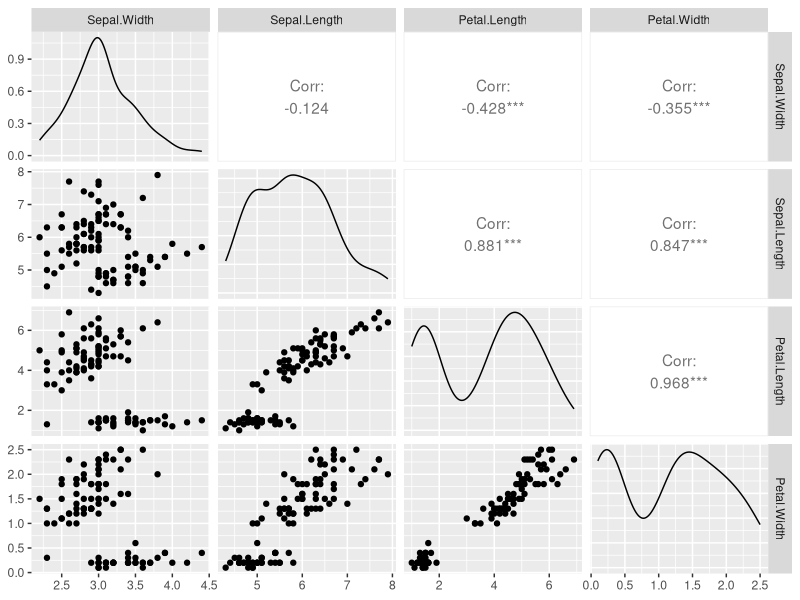
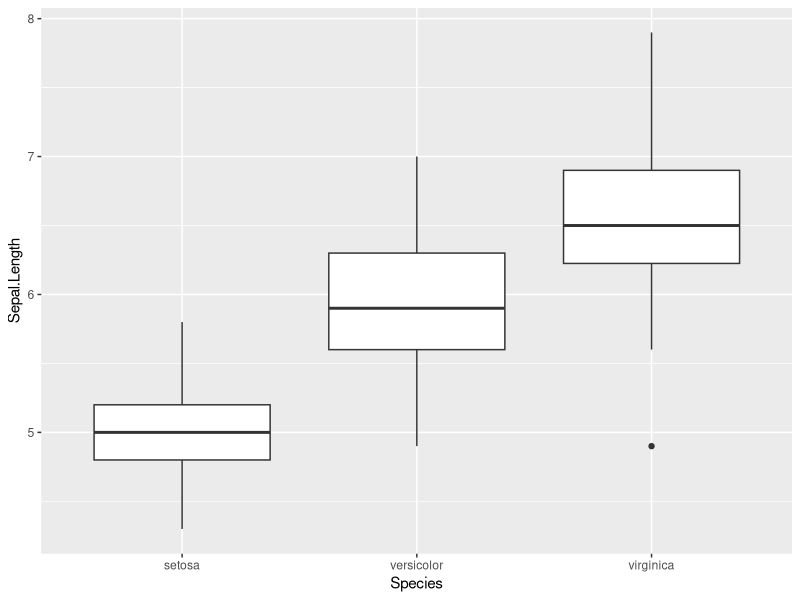
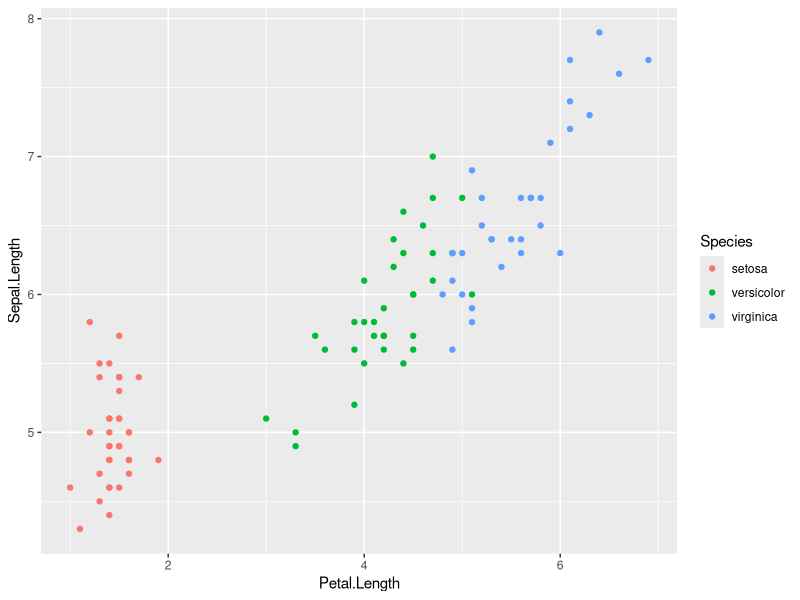
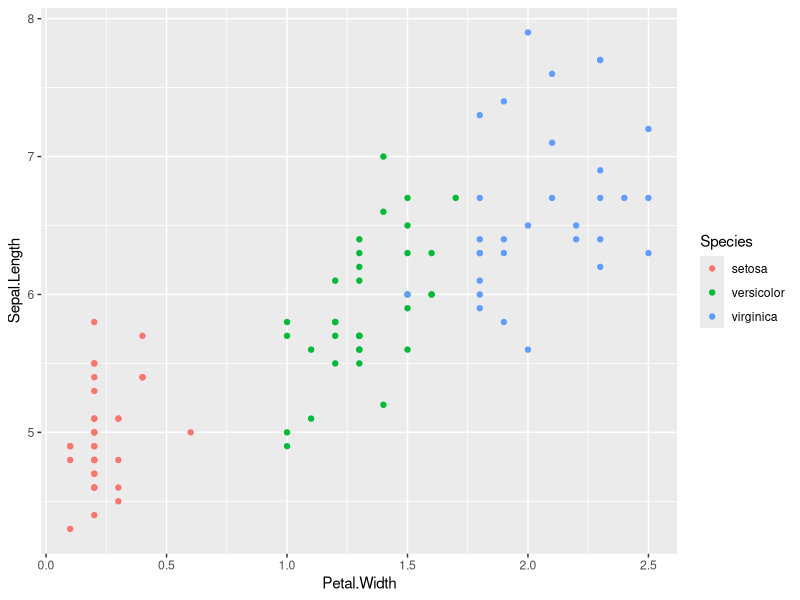
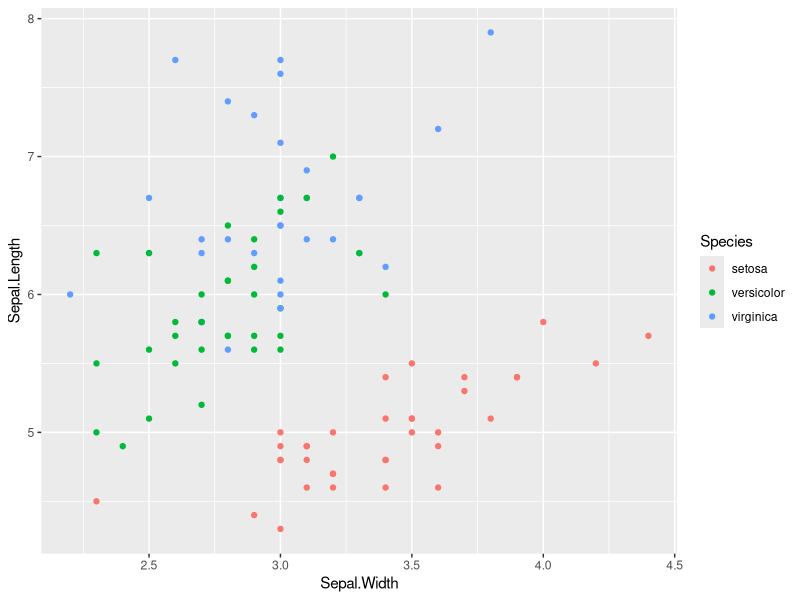
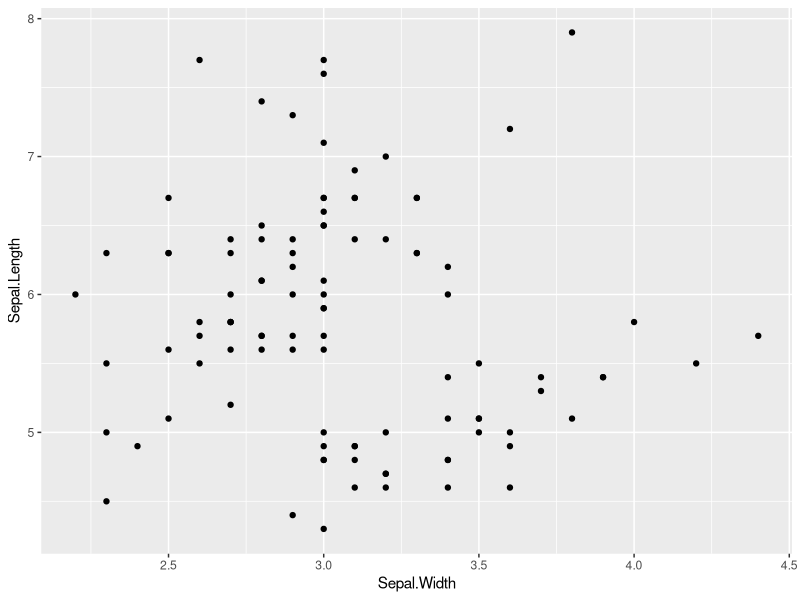
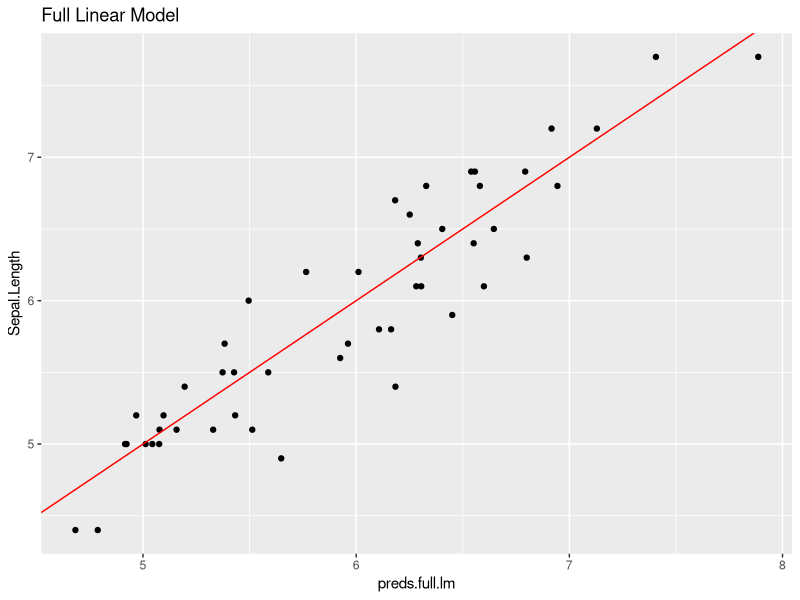
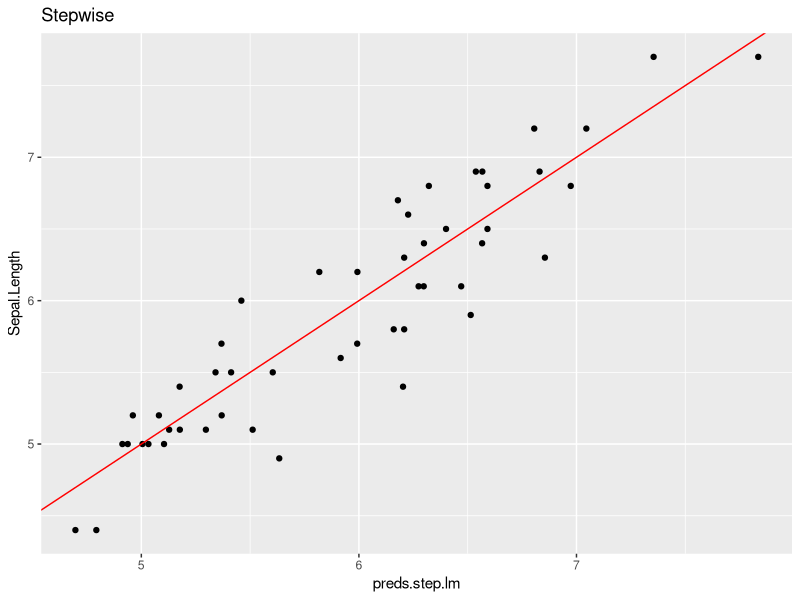

The R source for these figures, in order:
library(stats) # for step() function

# the 'iris' dataset is included with base R
head(iris)
dim(iris)

# good visual images of the variables:
# https://www.math.umd.edu/~petersd/666/html/iris_pca.html
# https://www.snaplogic.com/machine-learning-showcase/iris-flower-classification

# training / test split (no validation set this time)
set.seed(12345)
train.proportion <- 0.67
test.proportion <- 0.33

train.index <- sample(1:nrow(iris), nrow(iris)*train.proportion)
train.data <- iris[train.index,]
test.data <- iris[-train.index,]
dim(train.data)
dim(test.data)

### data exploration ###

# look at the full set of relationships between variables
# install.packages("GGally")
library(GGally)
ggpairs(subset(train.data,select=c(Sepal.Width, Sepal.Length, Petal.Length, Petal.Width)))

# boxplot of Sepal Length vs Species
ggplot(data=iris) +
  geom_boxplot(mapping = aes(x=Species, y=Sepal.Length))

# plot of Sepal Length vs Petal Length for different species
ggplot(data=train.data) + 
  geom_point(mapping = aes(x=Petal.Length, y=Sepal.Length, col=Species))

# plot of Sepal Length vs Petal Width for different species
ggplot(data=train.data) + 
  geom_point(mapping = aes(x=Petal.Width, y=Sepal.Length, col=Species))

# plot of Sepal Length vs Sepal Width for different species
ggplot(data=train.data) + 
  geom_point(mapping = aes(x=Sepal.Width, y=Sepal.Length, col=Species))

ggplot(data=train.data) + 
  geom_point(mapping = aes(x=Sepal.Width, y=Sepal.Length))

# note: there appear to be different relationships between these variables 
# for different species


### Train some models ###

# train a linear model for Petal Length against each predictor individually

# Petal Length as predictor
petal.length.lm <- lm(data = train.data, Sepal.Length ~ Petal.Length)
summary(petal.length.lm)

# Petal Width as predictor
petal.width.lm <- lm(data = train.data, Sepal.Length ~ Petal.Width)
summary(petal.width.lm)

# Sepal Width as predictor
sepal.width.lm <- lm(data = train.data, Sepal.Length ~ Sepal.Width)
summary(sepal.width.lm)
# what does the coefficient mean?

# Species 
species.lm <- lm(data = train.data, Sepal.Length ~ Species)
summary(species.lm)

  # aside: what does a linear model with only categorical predictors actually do?
  species.lm.preds <- predict(species.lm, newdata = train.data)
  head(species.lm.preds)
  table(species.lm.preds)
  
  library(tidyverse)
  train.data %>%
    group_by(Species) %>%
    summarise(avg_length=mean(Sepal.Length))

# Throw everything in together
full.lm <- lm(data=train.data, Sepal.Length ~ .)
summary(full.lm)

# backward stepwise regression
step.lm.backward <- step(full.lm, direction = "backward")
summary(step.lm.backward)

# what gets dropped?
# is this what you would expect?

# forward stepwise regression
dummy.lm <- lm(data=train.data, Sepal.Length ~ 1)
step.lm.forward <- step(dummy.lm, direction = "forward",
                        scope=list(lower=dummy.lm, upper=full.lm))
summary(step.lm.forward)

# any difference?


### Feature Engineering ###

# add an interaction term
inter.lm.1 <- lm(data=train.data, Sepal.Length ~ . + Sepal.Width*Species)
summary(inter.lm.1)
# why isn't there a Sepal.Width:Speciessetosa term?

# add a bunch of interaction terms
inter.lm <- lm(data=train.data, Sepal.Length ~ . + Sepal.Width*Species + 
                 Petal.Length*Species + Petal.Width*Species + 
                 Petal.Width * Sepal.Width + Sepal.Width * Petal.Length + 
                 Petal.Length * Petal.Width)
summary(inter.lm)

# run stepwise regression again
step.lm.backward.inter <- step(inter.lm, direction="backward")
summary(step.lm.backward.inter)

# what looks like the best model?


### Model Testing ###

# produce predictions for the test set for each model
test.data$preds.full.lm <- predict(full.lm, newdata=test.data)
test.data$preds.step.lm <- predict(step.lm.backward, newdata=test.data)
test.data$preds.inter.lm <- predict(inter.lm, newdata=test.data)
test.data$preds.step.inter.lm <- predict(step.lm.backward.inter, newdata = test.data)
test.data$preds.petal.length.lm <- predict(petal.length.lm, newdata = test.data)


# plot actual values vs. predictions for each model
ggplot(data=test.data) + 
  geom_point(mapping = aes(x=preds.full.lm, y=Sepal.Length)) + 
  geom_abline(intercept = 0, slope = 1, color = "red") + 
  ggtitle("Full Linear Model")

ggplot(data=test.data) + 
  geom_point(mapping = aes(x=preds.step.lm, y=Sepal.Length)) + 
  geom_abline(intercept = 0, slope = 1, color = "red") + 
  ggtitle("Stepwise")

ggplot(data=test.data) + 
  geom_point(mapping = aes(x=preds.inter.lm, y=Sepal.Length)) + 
  geom_abline(intercept = 0, slope = 1, color = "red") + 
  ggtitle("Full Interaction Terms")

ggplot(data=test.data) + 
  geom_point(mapping = aes(x=preds.step.inter.lm, y=Sepal.Length)) + 
  geom_abline(intercept = 0, slope = 1, color = "red") + 
  ggtitle("Stepwise with Interaction Terms")

ggplot(data=test.data) + 
  geom_point(mapping = aes(x=preds.petal.length.lm, y=Sepal.Length)) + 
  geom_abline(intercept = 0, slope = 1, color = "red") + 
  ggtitle("Petal Length Only")

# accuracy metrics for each model
library(forecast)
accuracy(test.data$preds.full.lm, test.data$Sepal.Length)
accuracy(test.data$preds.step.lm, test.data$Sepal.Length)
accuracy(test.data$preds.inter.lm, test.data$Sepal.Length)
accuracy(test.data$preds.step.inter.lm, test.data$Sepal.Length)
accuracy(test.data$preds.petal.length.lm, test.data$Sepal.Length)

# R-squared for the test results
cor(test.data$preds.full.lm, test.data$Sepal.Length)^2
cor(test.data$preds.step.lm, test.data$Sepal.Length)^2
cor(test.data$preds.inter.lm, test.data$Sepal.Length)^2
cor(test.data$preds.step.inter.lm, test.data$Sepal.Length)^2
cor(test.data$preds.petal.length.lm, test.data$Sepal.Length)^2

# is this a good measure of actual model performance?
# does it have any issues?
cor(test.data$preds.full.lm, test.data$Sepal.Length)^2
cor(test.data$preds.full.lm + 10, test.data$Sepal.Length)^2

# an unbiased metric that is comparable to R-squared
# but against out-of-sample data
rsq.test <- function(preds, actuals) {
  SSE <- sum((actuals - preds) ^ 2)
  SST <- sum((actuals - mean(actuals)) ^ 2)
  rsq.test.value <- (1 - SSE / SST)
  return(rsq.test.value)
}

# "Test R-squared" for each model
rsq.test(test.data$preds.full.lm, test.data$Sepal.Length)
rsq.test(test.data$preds.step.lm, test.data$Sepal.Length)
rsq.test(test.data$preds.inter.lm, test.data$Sepal.Length)
rsq.test(test.data$preds.step.inter.lm, test.data$Sepal.Length)
rsq.test(test.data$preds.petal.length.lm, test.data$Sepal.Length)

# for comparison:
cor(test.data$preds.full.lm, test.data$Sepal.Length)^2
rsq.test(test.data$preds.full.lm, test.data$Sepal.Length)

cor(test.data$preds.full.lm+1, test.data$Sepal.Length)^2
rsq.test(test.data$preds.full.lm+1, test.data$Sepal.Length)
